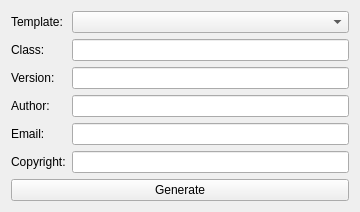
<?xml version="1.0" encoding="UTF-8"?>
<ui version="4.0">
 <class>MainForm</class>
 <widget class="QWidget" name="MainForm">
  <property name="geometry">
   <rect>
    <x>0</x>
    <y>0</y>
    <width>360</width>
    <height>208</height>
   </rect>
  </property>
  <layout class="QVBoxLayout" name="verticalLayout">
   <item>
    <layout class="QFormLayout" name="formLayout">
     <item row="0" column="0">
      <widget class="QLabel" name="label_6">
       <property name="text">
        <string>Template:</string>
       </property>
       <property name="buddy">
        <cstring>comboTemplate</cstring>
       </property>
      </widget>
     </item>
     <item row="0" column="1">
      <widget class="QComboBox" name="comboTemplate"/>
     </item>
     <item row="1" column="0">
      <widget class="QLabel" name="label">
       <property name="text">
        <string>Class:</string>
       </property>
       <property name="buddy">
        <cstring>editClass</cstring>
       </property>
      </widget>
     </item>
     <item row="1" column="1">
      <widget class="QLineEdit" name="editClass"/>
     </item>
     <item row="2" column="0">
      <widget class="QLabel" name="label_2">
       <property name="text">
        <string>Version:</string>
       </property>
       <property name="buddy">
        <cstring>editVersion</cstring>
       </property>
      </widget>
     </item>
     <item row="2" column="1">
      <widget class="QLineEdit" name="editVersion"/>
     </item>
     <item row="3" column="0">
      <widget class="QLabel" name="label_3">
       <property name="text">
        <string>Author:</string>
       </property>
       <property name="buddy">
        <cstring>editAuthor</cstring>
       </property>
      </widget>
     </item>
     <item row="3" column="1">
      <widget class="QLineEdit" name="editAuthor"/>
     </item>
     <item row="4" column="0">
      <widget class="QLabel" name="label_4">
       <property name="text">
        <string>Email:</string>
       </property>
       <property name="buddy">
        <cstring>editEmail</cstring>
       </property>
      </widget>
     </item>
     <item row="4" column="1">
      <widget class="QLineEdit" name="editEmail"/>
     </item>
     <item row="5" column="0">
      <widget class="QLabel" name="label_5">
       <property name="text">
        <string>Copyright:</string>
       </property>
       <property name="buddy">
        <cstring>editCopyright</cstring>
       </property>
      </widget>
     </item>
     <item row="5" column="1">
      <widget class="QLineEdit" name="editCopyright"/>
     </item>
    </layout>
   </item>
   <item>
    <widget class="QPushButton" name="buttonGenerate">
     <property name="text">
      <string>Generate</string>
     </property>
    </widget>
   </item>
  </layout>
 </widget>
 <layoutdefault spacing="6" margin="11"/>
 <tabstops>
  <tabstop>comboTemplate</tabstop>
  <tabstop>editClass</tabstop>
  <tabstop>editVersion</tabstop>
  <tabstop>editAuthor</tabstop>
  <tabstop>editEmail</tabstop>
  <tabstop>editCopyright</tabstop>
  <tabstop>buttonGenerate</tabstop>
 </tabstops>
 <resources/>
 <connections/>
</ui>
